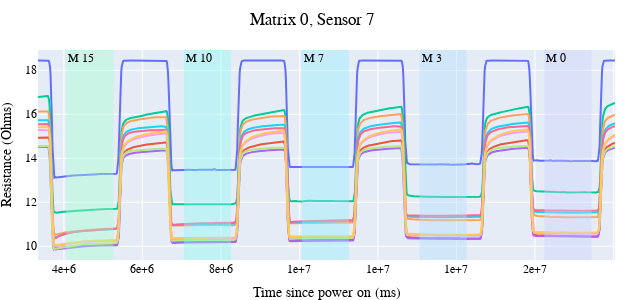
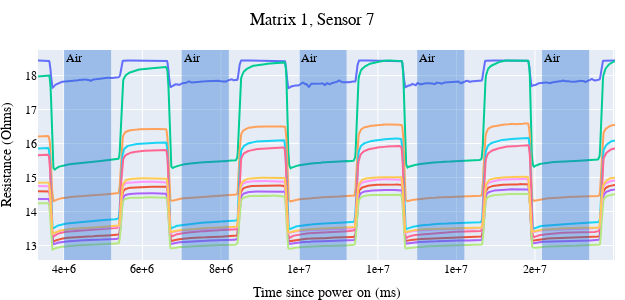
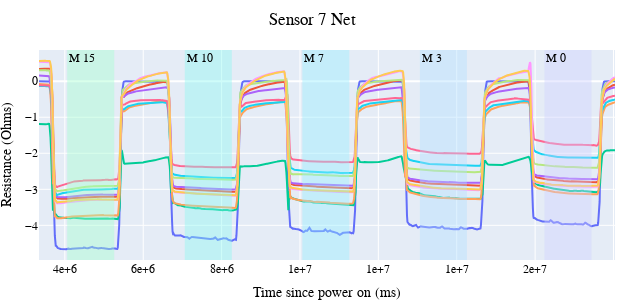

The code cell stored with these charts, in order, in its notebook:
### Code cell
s_idx = 7
ns = 1200
s_l = Sensor(0, s_idx, interp_funcs, labels)
y_l, t_l = s_l.get_data_between_times(3340518, 18038672, ns)
s_r = Sensor(1, s_idx, interp_funcs, labels)
y_r, t_r = s_r.get_data_between_times(3340518, 18038672, ns)
plot_data_arr(0, y_l, t_l, labels, f"Matrix 0, Sensor {s_idx}", save_as=f"whi_mat_0_s_{s_idx}_w_labels.svg")
plot_data_arr(1, y_r, t_r, labels, f"Matrix 1, Sensor {s_idx}", save_as=f"whi_mat_1_s_{s_idx}_w_labels.svg")
plot_data_arr(0, y_l - y_r, t_l, labels, f"Sensor {s_idx} Net", save_as=f"whi_mat_0_min_1_s_{s_idx}_w_labels.svg")

### Figure 1 — Plotly figure (JSON) as saved in the notebook; plotly's stock layout.template omitted (floating-point values rounded to 4 significant figures; data arrays with more than 128 entries replaced by an {"elided": "..."} marker saying what was removed)
{"data": [{"mode": "lines", "name": "H.S. 0", "showlegend": false, "type": "scatter", "x": {"elided": "1200 float values"}, "y": {"elided": "1200 float values"}}, {"mode": "lines", "name": "H.S. 1", "showlegend": false, "type": "scatter", "x": {"elided": "1200 float values"}, "y": {"elided": "1200 float values"}}, {"mode": "lines", "name": "H.S. 2", "showlegend": false, "type": "scatter", "x": {"elided": "1200 float values"}, "y": {"elided": "1200 float values"}}, {"mode": "lines", "name": "H.S. 3", "showlegend": false, "type": "scatter", "x": {"elided": "1200 float values"}, "y": {"elided": "1200 float values"}}, {"mode": "lines", "name": "H.S. 4", "showlegend": false, "type": "scatter", "x": {"elided": "1200 float values"}, "y": {"elided": "1200 float values"}}, {"mode": "lines", "name": "H.S. 5", "showlegend": false, "type": "scatter", "x": {"elided": "1200 float values"}, "y": {"elided": "1200 float values"}}, {"mode": "lines", "name": "H.S. 6", "showlegend": false, "type": "scatter", "x": {"elided": "1200 float values"}, "y": {"elided": "1200 float values"}}, {"mode": "lines", "name": "H.S. 7", "showlegend": false, "type": "scatter", "x": {"elided": "1200 float values"}, "y": {"elided": "1200 float values"}}, {"mode": "lines", "name": "H.S. 8", "showlegend": false, "type": "scatter", "x": {"elided": "1200 float values"}, "y": {"elided": "1200 float values"}}, {"mode": "lines", "name": "H.S. 9", "showlegend": false, "type": "scatter", "x": {"elided": "1200 float values"}, "y": {"elided": "1200 float values"}}], "layout": {"annotations": [{"showarrow": false, "text": "M 15", "x": 4060367, "xanchor": "left", "xref": "x", "y": 1, "yanchor": "top", "yref": "y domain"}, {"showarrow": false, "text": "M 10", "x": 7060259, "xanchor": "left", "xref": "x", "y": 1, "yanchor": "top", "yref": "y domain"}, {"showarrow": false, "text": "M 7", "x": 10060339, "xanchor": "left", "xref": "x", "y": 1, "yanchor": "top", "yref": "y domain"}, {"showarrow": false, "text": "M 3", "x": 13059371, "xanchor": "left", "xref": "x", "y": 1, "yanchor": "top", "yref": "y domain"}, {"showarrow": false, "text": "M 0", "x": 16239119, "xanchor": "left", "xref": "x", "y": 1, "yanchor": "top", "yref": "y domain"}], "font": {"color": "black", "family": "Times New Roman"}, "height": 300, "margin": {"b": 0, "l": 0, "r": 10, "t": 50}, "shapes": [{"fillcolor": "#a0fecd", "line": {"width": 0}, "opacity": 0.4, "type": "rect", "x0": 4060367, "x1": 5260335, "xref": "x", "y0": 0, "y1": 1, "yref": "y domain"}, {"fillcolor": "#88f8ef", "line": {"width": 0}, "opacity": 0.4, "type": "rect", "x0": 7060259, "x1": 8259776, "xref": "x", "y0": 0, "y1": 1, "yref": "y domain"}, {"fillcolor": "#91edff", "line": {"width": 0}, "opacity": 0.4, "type": "rect", "x0": 10060339, "x1": 11259439, "xref": "x", "y0": 0, "y1": 1, "yref": "y domain"}, {"fillcolor": "#afdfff", "line": {"width": 0}, "opacity": 0.4, "type": "rect", "x0": 13059371, "x1": 14259330, "xref": "x", "y0": 0, "y1": 1, "yref": "y domain"}, {"fillcolor": "#cdd0ff", "line": {"width": 0}, "opacity": 0.4, "type": "rect", "x0": 16239119, "x1": 17439235, "xref": "x", "y0": 0, "y1": 1, "yref": "y domain"}], "title": {"font": {"family": "Times New Roman"}, "pad": {"b": 0, "l": 0, "r": 0, "t": 0}, "text": "Matrix 0, Sensor 7", "x": 0.5}, "width": 625, "xaxis": {"tickformat": ".0e", "title": {"text": "Time since power on (ms)"}}, "yaxis": {"title": {"text": "Resistance (Ohms)"}}}}

### Figure 2 — Plotly figure (JSON) as saved in the notebook; plotly's stock layout.template omitted (floating-point values rounded to 4 significant figures; data arrays with more than 128 entries replaced by an {"elided": "..."} marker saying what was removed)
{"data": [{"mode": "lines", "name": "H.S. 0", "showlegend": false, "type": "scatter", "x": {"elided": "1200 float values"}, "y": {"elided": "1200 float values"}}, {"mode": "lines", "name": "H.S. 1", "showlegend": false, "type": "scatter", "x": {"elided": "1200 float values"}, "y": {"elided": "1200 float values"}}, {"mode": "lines", "name": "H.S. 2", "showlegend": false, "type": "scatter", "x": {"elided": "1200 float values"}, "y": {"elided": "1200 float values"}}, {"mode": "lines", "name": "H.S. 3", "showlegend": false, "type": "scatter", "x": {"elided": "1200 float values"}, "y": {"elided": "1200 float values"}}, {"mode": "lines", "name": "H.S. 4", "showlegend": false, "type": "scatter", "x": {"elided": "1200 float values"}, "y": {"elided": "1200 float values"}}, {"mode": "lines", "name": "H.S. 5", "showlegend": false, "type": "scatter", "x": {"elided": "1200 float values"}, "y": {"elided": "1200 float values"}}, {"mode": "lines", "name": "H.S. 6", "showlegend": false, "type": "scatter", "x": {"elided": "1200 float values"}, "y": {"elided": "1200 float values"}}, {"mode": "lines", "name": "H.S. 7", "showlegend": false, "type": "scatter", "x": {"elided": "1200 float values"}, "y": {"elided": "1200 float values"}}, {"mode": "lines", "name": "H.S. 8", "showlegend": false, "type": "scatter", "x": {"elided": "1200 float values"}, "y": {"elided": "1200 float values"}}, {"mode": "lines", "name": "H.S. 9", "showlegend": false, "type": "scatter", "x": {"elided": "1200 float values"}, "y": {"elided": "1200 float values"}}], "layout": {"annotations": [{"showarrow": false, "text": "Air", "x": 4001980, "xanchor": "left", "xref": "x", "y": 1, "yanchor": "top", "yref": "y domain"}, {"showarrow": false, "text": "Air", "x": 7001479, "xanchor": "left", "xref": "x", "y": 1, "yanchor": "top", "yref": "y domain"}, {"showarrow": false, "text": "Air", "x": 10001193, "xanchor": "left", "xref": "x", "y": 1, "yanchor": "top", "yref": "y domain"}, {"showarrow": false, "text": "Air", "x": 13000812, "xanchor": "left", "xref": "x", "y": 1, "yanchor": "top", "yref": "y domain"}, {"showarrow": false, "text": "Air", "x": 16180283, "xanchor": "left", "xref": "x", "y": 1, "yanchor": "top", "yref": "y domain"}], "font": {"color": "black", "family": "Times New Roman"}, "height": 300, "margin": {"b": 0, "l": 0, "r": 10, "t": 50}, "shapes": [{"fillcolor": "#2c73d2", "line": {"width": 0}, "opacity": 0.4, "type": "rect", "x0": 4001980, "x1": 5202155, "xref": "x", "y0": 0, "y1": 1, "yref": "y domain"}, {"fillcolor": "#2c73d2", "line": {"width": 0}, "opacity": 0.4, "type": "rect", "x0": 7001479, "x1": 8201524, "xref": "x", "y0": 0, "y1": 1, "yref": "y domain"}, {"fillcolor": "#2c73d2", "line": {"width": 0}, "opacity": 0.4, "type": "rect", "x0": 10001193, "x1": 11201189, "xref": "x", "y0": 0, "y1": 1, "yref": "y domain"}, {"fillcolor": "#2c73d2", "line": {"width": 0}, "opacity": 0.4, "type": "rect", "x0": 13000812, "x1": 14201129, "xref": "x", "y0": 0, "y1": 1, "yref": "y domain"}, {"fillcolor": "#2c73d2", "line": {"width": 0}, "opacity": 0.4, "type": "rect", "x0": 16180283, "x1": 17380136, "xref": "x", "y0": 0, "y1": 1, "yref": "y domain"}], "title": {"font": {"family": "Times New Roman"}, "pad": {"b": 0, "l": 0, "r": 0, "t": 0}, "text": "Matrix 1, Sensor 7", "x": 0.5}, "width": 625, "xaxis": {"tickformat": ".0e", "title": {"text": "Time since power on (ms)"}}, "yaxis": {"title": {"text": "Resistance (Ohms)"}}}}

### Figure 3 — Plotly figure (JSON) as saved in the notebook; plotly's stock layout.template omitted (floating-point values rounded to 4 significant figures; data arrays with more than 128 entries replaced by an {"elided": "..."} marker saying what was removed)
{"data": [{"mode": "lines", "name": "H.S. 0", "showlegend": false, "type": "scatter", "x": {"elided": "1200 float values"}, "y": {"elided": "1200 float values"}}, {"mode": "lines", "name": "H.S. 1", "showlegend": false, "type": "scatter", "x": {"elided": "1200 float values"}, "y": {"elided": "1200 float values"}}, {"mode": "lines", "name": "H.S. 2", "showlegend": false, "type": "scatter", "x": {"elided": "1200 float values"}, "y": {"elided": "1200 float values"}}, {"mode": "lines", "name": "H.S. 3", "showlegend": false, "type": "scatter", "x": {"elided": "1200 float values"}, "y": {"elided": "1200 float values"}}, {"mode": "lines", "name": "H.S. 4", "showlegend": false, "type": "scatter", "x": {"elided": "1200 float values"}, "y": {"elided": "1200 float values"}}, {"mode": "lines", "name": "H.S. 5", "showlegend": false, "type": "scatter", "x": {"elided": "1200 float values"}, "y": {"elided": "1200 float values"}}, {"mode": "lines", "name": "H.S. 6", "showlegend": false, "type": "scatter", "x": {"elided": "1200 float values"}, "y": {"elided": "1200 float values"}}, {"mode": "lines", "name": "H.S. 7", "showlegend": false, "type": "scatter", "x": {"elided": "1200 float values"}, "y": {"elided": "1200 float values"}}, {"mode": "lines", "name": "H.S. 8", "showlegend": false, "type": "scatter", "x": {"elided": "1200 float values"}, "y": {"elided": "1200 float values"}}, {"mode": "lines", "name": "H.S. 9", "showlegend": false, "type": "scatter", "x": {"elided": "1200 float values"}, "y": {"elided": "1200 float values"}}], "layout": {"annotations": [{"showarrow": false, "text": "M 15", "x": 4060367, "xanchor": "left", "xref": "x", "y": 1, "yanchor": "top", "yref": "y domain"}, {"showarrow": false, "text": "M 10", "x": 7060259, "xanchor": "left", "xref": "x", "y": 1, "yanchor": "top", "yref": "y domain"}, {"showarrow": false, "text": "M 7", "x": 10060339, "xanchor": "left", "xref": "x", "y": 1, "yanchor": "top", "yref": "y domain"}, {"showarrow": false, "text": "M 3", "x": 13059371, "xanchor": "left", "xref": "x", "y": 1, "yanchor": "top", "yref": "y domain"}, {"showarrow": false, "text": "M 0", "x": 16239119, "xanchor": "left", "xref": "x", "y": 1, "yanchor": "top", "yref": "y domain"}], "font": {"color": "black", "family": "Times New Roman"}, "height": 300, "margin": {"b": 0, "l": 0, "r": 10, "t": 50}, "shapes": [{"fillcolor": "#a0fecd", "line": {"width": 0}, "opacity": 0.4, "type": "rect", "x0": 4060367, "x1": 5260335, "xref": "x", "y0": 0, "y1": 1, "yref": "y domain"}, {"fillcolor": "#88f8ef", "line": {"width": 0}, "opacity": 0.4, "type": "rect", "x0": 7060259, "x1": 8259776, "xref": "x", "y0": 0, "y1": 1, "yref": "y domain"}, {"fillcolor": "#91edff", "line": {"width": 0}, "opacity": 0.4, "type": "rect", "x0": 10060339, "x1": 11259439, "xref": "x", "y0": 0, "y1": 1, "yref": "y domain"}, {"fillcolor": "#afdfff", "line": {"width": 0}, "opacity": 0.4, "type": "rect", "x0": 13059371, "x1": 14259330, "xref": "x", "y0": 0, "y1": 1, "yref": "y domain"}, {"fillcolor": "#cdd0ff", "line": {"width": 0}, "opacity": 0.4, "type": "rect", "x0": 16239119, "x1": 17439235, "xref": "x", "y0": 0, "y1": 1, "yref": "y domain"}], "title": {"font": {"family": "Times New Roman"}, "pad": {"b": 0, "l": 0, "r": 0, "t": 0}, "text": "Sensor 7 Net", "x": 0.5}, "width": 625, "xaxis": {"tickformat": ".0e", "title": {"text": "Time since power on (ms)"}}, "yaxis": {"title": {"text": "Resistance (Ohms)"}}}}
